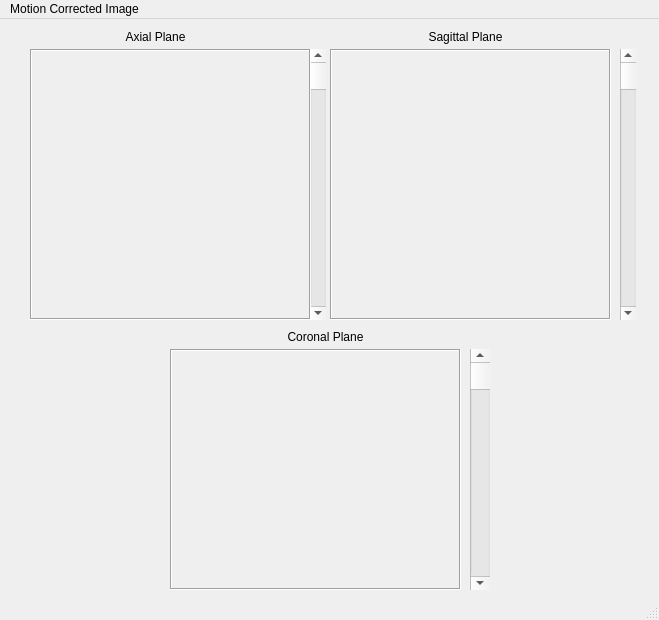
<?xml version="1.0" encoding="UTF-8"?>
<ui version="4.0">
 <class>MainWindow</class>
 <widget class="QMainWindow" name="MainWindow">
  <property name="geometry">
   <rect>
    <x>0</x>
    <y>0</y>
    <width>659</width>
    <height>620</height>
   </rect>
  </property>
  <property name="windowTitle">
   <string>MainWindow</string>
  </property>
  <widget class="QWidget" name="centralwidget">
   <widget class="QScrollBar" name="corScroll">
    <property name="geometry">
     <rect>
      <x>470</x>
      <y>330</y>
      <width>20</width>
      <height>241</height>
     </rect>
    </property>
    <property name="orientation">
     <enum>Qt::Vertical</enum>
    </property>
   </widget>
   <widget class="QScrollBar" name="axialScroll">
    <property name="geometry">
     <rect>
      <x>310</x>
      <y>30</y>
      <width>16</width>
      <height>271</height>
     </rect>
    </property>
    <property name="orientation">
     <enum>Qt::Vertical</enum>
    </property>
   </widget>
   <widget class="QLabel" name="sagittalPlane">
    <property name="geometry">
     <rect>
      <x>330</x>
      <y>30</y>
      <width>281</width>
      <height>271</height>
     </rect>
    </property>
    <property name="frameShape">
     <enum>QFrame::Box</enum>
    </property>
    <property name="frameShadow">
     <enum>QFrame::Sunken</enum>
    </property>
    <property name="text">
     <string/>
    </property>
   </widget>
   <widget class="QLabel" name="label2">
    <property name="geometry">
     <rect>
      <x>300</x>
      <y>10</y>
      <width>331</width>
      <height>16</height>
     </rect>
    </property>
    <property name="text">
     <string>Sagittal Plane</string>
    </property>
    <property name="alignment">
     <set>Qt::AlignCenter</set>
    </property>
    <property name="textInteractionFlags">
     <set>Qt::NoTextInteraction</set>
    </property>
   </widget>
   <widget class="QLabel" name="label1">
    <property name="geometry">
     <rect>
      <x>-10</x>
      <y>10</y>
      <width>331</width>
      <height>16</height>
     </rect>
    </property>
    <property name="text">
     <string>Axial Plane</string>
    </property>
    <property name="alignment">
     <set>Qt::AlignCenter</set>
    </property>
    <property name="textInteractionFlags">
     <set>Qt::NoTextInteraction</set>
    </property>
   </widget>
   <widget class="QScrollBar" name="sagScroll">
    <property name="geometry">
     <rect>
      <x>620</x>
      <y>30</y>
      <width>16</width>
      <height>271</height>
     </rect>
    </property>
    <property name="orientation">
     <enum>Qt::Vertical</enum>
    </property>
   </widget>
   <widget class="QLabel" name="coronalPlane">
    <property name="geometry">
     <rect>
      <x>170</x>
      <y>330</y>
      <width>291</width>
      <height>241</height>
     </rect>
    </property>
    <property name="frameShape">
     <enum>QFrame::Box</enum>
    </property>
    <property name="frameShadow">
     <enum>QFrame::Sunken</enum>
    </property>
    <property name="text">
     <string/>
    </property>
   </widget>
   <widget class="QLabel" name="label3">
    <property name="geometry">
     <rect>
      <x>160</x>
      <y>310</y>
      <width>331</width>
      <height>16</height>
     </rect>
    </property>
    <property name="text">
     <string>Coronal Plane</string>
    </property>
    <property name="alignment">
     <set>Qt::AlignCenter</set>
    </property>
    <property name="textInteractionFlags">
     <set>Qt::NoTextInteraction</set>
    </property>
   </widget>
   <widget class="QLabel" name="axialPlane">
    <property name="geometry">
     <rect>
      <x>30</x>
      <y>30</y>
      <width>281</width>
      <height>271</height>
     </rect>
    </property>
    <property name="frameShape">
     <enum>QFrame::Box</enum>
    </property>
    <property name="frameShadow">
     <enum>QFrame::Sunken</enum>
    </property>
    <property name="text">
     <string/>
    </property>
   </widget>
  </widget>
  <widget class="QMenuBar" name="menubar">
   <property name="geometry">
    <rect>
     <x>0</x>
     <y>0</y>
     <width>659</width>
     <height>22</height>
    </rect>
   </property>
   <widget class="QMenu" name="menuMotion_Corrected_Image">
    <property name="title">
     <string>Motion Corrected Image</string>
    </property>
   </widget>
   <addaction name="menuMotion_Corrected_Image"/>
  </widget>
  <widget class="QStatusBar" name="statusbar"/>
 </widget>
 <resources/>
 <connections/>
</ui>
